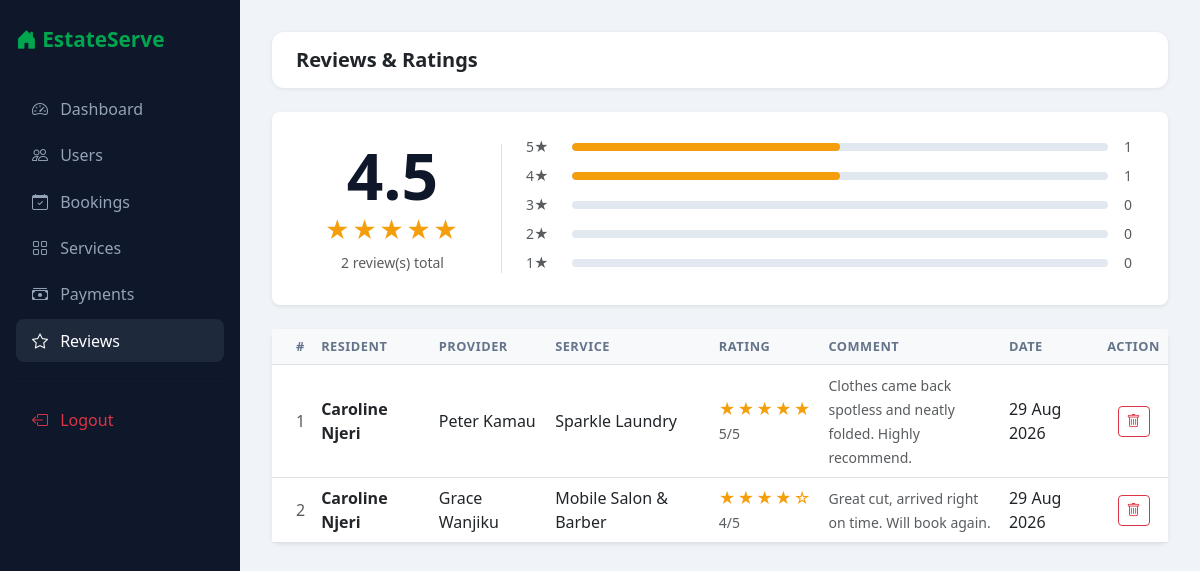
Screenshot of /admin/reviews.php (signed in) with the database file from the repository.
### tables this page shows
CREATE TABLE reviews (
    id          INT AUTO_INCREMENT PRIMARY KEY,
    booking_id  INT NOT NULL,
    resident_id INT NOT NULL,
    provider_id INT NOT NULL,
    rating      TINYINT NOT NULL,
    comment     TEXT,
    created_at  TIMESTAMP NOT NULL DEFAULT CURRENT_TIMESTAMP,
    CONSTRAINT fk_reviews_booking  FOREIGN KEY (booking_id)
        REFERENCES bookings(id) ON DELETE CASCADE,
    CONSTRAINT fk_reviews_resident FOREIGN KEY (resident_id)
        REFERENCES users(id)    ON DELETE CASCADE,
    CONSTRAINT fk_reviews_provider FOREIGN KEY (provider_id)
        REFERENCES users(id)    ON DELETE CASCADE
);

CREATE TABLE users (
    id         INT AUTO_INCREMENT PRIMARY KEY,
    full_name  VARCHAR(150) NOT NULL,
    email      VARCHAR(150) NOT NULL UNIQUE,
    phone      VARCHAR(30)  NOT NULL,
    password   VARCHAR(255) NOT NULL,
    role       ENUM('admin','resident','provider','delivery') NOT NULL,
    status     ENUM('active','inactive','pending') NOT NULL DEFAULT 'active',
    created_at TIMESTAMP NOT NULL DEFAULT CURRENT_TIMESTAMP
);

CREATE TABLE services (
    id          INT AUTO_INCREMENT PRIMARY KEY,
    name        VARCHAR(150) NOT NULL,
    category    ENUM('laundry','car_washing','grocery','house_cleaning',
                     'plumbing','food_delivery','salon') NOT NULL,
    description TEXT,
    price       DECIMAL(10,2) NOT NULL DEFAULT 0,
    provider_id INT NULL,
    status      ENUM('available','unavailable') NOT NULL DEFAULT 'available',
    created_at  TIMESTAMP NOT NULL DEFAULT CURRENT_TIMESTAMP,
    CONSTRAINT fk_services_provider FOREIGN KEY (provider_id)
        REFERENCES users(id) ON DELETE SET NULL
);

### admin/reviews.php (the view, shortened to what this page needs)
<?php
require_once '../includes/db.php';
$reviews = $pdo->query("
    SELECT r.*,
           res.full_name AS resident,
           prov.full_name AS provider,
           s.name AS service,
           b.booking_date
    FROM reviews r
    JOIN users res  ON r.resident_id  = res.id
    JOIN users prov ON r.provider_id  = prov.id
    JOIN bookings b ON r.booking_id   = b.id
    JOIN services s ON b.service_id   = s.id
    ORDER BY r.created_at DESC
")->fetchAll();
$avg_rating = $pdo->query("SELECT COALESCE(AVG(rating),0) FROM reviews")->fetchColumn();
$total      = $pdo->query("SELECT COUNT(*) FROM reviews")->fetchColumn();
$dist = [];
for ($i = 1; $i <= 5; $i++) {
    $stmt = $pdo->prepare("SELECT COUNT(*) FROM reviews WHERE rating = ?");
    $stmt->execute([$i]);
    $dist[$i] = $stmt->fetchColumn();
}
?>
<!DOCTYPE html>
<html lang="en">
<head>
  <link href="https://cdn.jsdelivr.net/npm/bootstrap@5.3.0/dist/css/bootstrap.min.css" rel="stylesheet">
  <link href="https://cdn.jsdelivr.net/npm/bootstrap-icons@1.10.5/font/bootstrap-icons.css" rel="stylesheet">
</head>
<body>
<div class="sidebar">
  <span class="brand"><i class="bi bi-house-door-fill"></i> EstateServe</span>
  <nav class="nav flex-column">
    <a href="dashboard.php" class="nav-link"><i class="bi bi-speedometer2"></i> Dashboard</a>
    <a href="users.php"     class="nav-link"><i class="bi bi-people"></i> Users</a>
    <a href="bookings.php"  class="nav-link"><i class="bi bi-calendar-check"></i> Bookings</a>
    <a href="services.php"  class="nav-link"><i class="bi bi-grid"></i> Services</a>
    <a href="payments.php"  class="nav-link"><i class="bi bi-cash-stack"></i> Payments</a>
    <a href="reviews.php"   class="nav-link active"><i class="bi bi-star"></i> Reviews</a>
    <hr style="border-color:#1e293b">
    <a href="../logout.php" class="nav-link text-danger"><i class="bi bi-box-arrow-left"></i> Logout</a>
  </nav>
</div>
<div class="main">
  <div class="topbar">
    <h5 class="mb-0 fw-bold">Reviews & Ratings</h5>
  </div>
  <div class="card border-0 shadow-sm rounded-3 mb-4">
    <div class="card-body p-4">
      <div class="row align-items-center">
        <div class="col-md-3 text-center border-end">
          <div class="avg-score"><?= number_format($avg_rating, 1) ?></div>
          <div class="stars fs-4 my-1">
            <?php
            $rounded = round($avg_rating);
            echo str_repeat('★', $rounded) . str_repeat('☆', 5 - $rounded);
            ?>
          </div>
          <div class="text-muted small"><?= $total ?> review(s) total</div>
        </div>
        <div class="col-md-9 ps-4">
          <?php for ($i = 5; $i >= 1; $i--): ?>
          <div class="d-flex align-items-center gap-3 mb-2">
            <div class="text-muted small" style="width:30px"><?= $i ?>★</div>
            <div class="rating-bar flex-grow-1">
              <div class="rating-bar-fill"
                style="width:<?= $total > 0 ? ($dist[$i] / $total * 100) : 0 ?>%"></div>
            </div>
            <div class="text-muted small" style="width:20px"><?= $dist[$i] ?></div>
          </div>
          <?php endfor; ?>
        </div>
      </div>
    </div>
  </div>
  <div class="card border-0 shadow-sm rounded-3">
    <div class="card-body p-0">
      <?php if (empty($reviews)): ?>
        <p class="text-center text-muted py-4">No reviews yet.</p>
      <?php else: ?>
      <div class="table-responsive">
        <table class="table table-hover align-middle mb-0">
          <thead class="table-light">
            <tr>
              <th class="ps-4">#</th>
              <th>Resident</th>
              <th>Provider</th>
              <th>Service</th>
              <th>Rating</th>
              <th>Comment</th>
              <th>Date</th>
              <th class="text-center">Action</th>
            </tr>
          </thead>
          <tbody>
            <?php foreach ($reviews as $r): ?>
            <tr>
              <td class="ps-4 text-muted"><?= $r['id'] ?></td>
              <td class="fw-semibold"><?= htmlspecialchars($r['resident']) ?></td>
              <td><?= htmlspecialchars($r['provider']) ?></td>
              <td><?= htmlspecialchars($r['service']) ?></td>
              <td>
                <div class="stars"><?= str_repeat('★',$r['rating']) ?><?= str_repeat('☆',5-$r['rating']) ?></div>
                <small class="text-muted"><?= $r['rating'] ?>/5</small>
              </td>
              <td style="max-width:200px">
                <span class="text-muted small">
                  <?= $r['comment'] ? htmlspecialchars(substr($r['comment'],0,80)) . (strlen($r['comment']) > 80 ? '...' : '') : '—' ?>
                </span>
              </td>
              <td><?= date('d M Y', strtotime($r['created_at'])) ?></td>
              <td class="text-center">
                <a href="?delete=<?= $r['id'] ?>"
                   class="btn btn-sm btn-outline-danger"
                   onclick="return confirm('Delete this review?')">
                  <i class="bi bi-trash"></i>
                </a>
              </td>
            </tr>
            <?php endforeach; ?>
          </tbody>
        </table>
      </div>
      <?php endif; ?>
    </div>
  </div>
</div>
</body>
</html>

### admin/reviews.php (style rules this page uses)
body { background: #f0f4f8; }
.sidebar { background: #0f172a; min-height: 100vh; width: 240px; position: fixed; top: 0; left: 0; padding: 1.5rem 1rem; }
.sidebar .brand { color: #00A550; font-weight: 700; font-size: 1.3rem; margin-bottom: 2rem; display: block; }
.sidebar .nav-link { color: #94a3b8; border-radius: 8px; padding: .6rem 1rem; margin-bottom: .2rem; }
.sidebar .nav-link:hover, .sidebar .nav-link.active { background: #1e293b; color: #fff; }
.sidebar .nav-link i { margin-right: 8px; }
.main { margin-left: 240px; padding: 2rem; }
.topbar { background: #fff; border-radius: 12px; padding: 1rem 1.5rem; margin-bottom: 1.5rem; box-shadow: 0 1px 4px rgba(0,0,0,.08); }
.table th { font-size: .8rem; text-transform: uppercase; letter-spacing: .04em; color: #64748b; }
.stars { color: #f59e0b; letter-spacing: 2px; }
.rating-bar { height: 8px; background: #e2e8f0; border-radius: 4px; overflow: hidden; }
.rating-bar-fill { height: 100%; background: #f59e0b; border-radius: 4px; }
.avg-score { font-size: 4rem; font-weight: 800; color: #0f172a; line-height: 1; }

### rows the page displays
reviews: id "1", resident.full_name "Caroline Njeri", provider.full_name "Peter Kamau", services.name "Sparkle Laundry", rating "★★★★★", rating "5", comment "Clothes came back spotless and neatly folded. Highly recommend.", created_at "29 Aug 2026"
reviews: id "2", resident.full_name "Caroline Njeri", provider.full_name "Grace Wanjiku", services.name "Mobile Salon & Barber", rating "★★★★", rating "☆", rating "4", comment "Great cut, arrived right on time. Will book again.", created_at "29 Aug 2026"

### other values shown
$avg_rating "4.5"
str_repeat('★', $rounded) "★★★★★"
$total "2"
$dist[$i] "1"
$dist[$i] "0"
